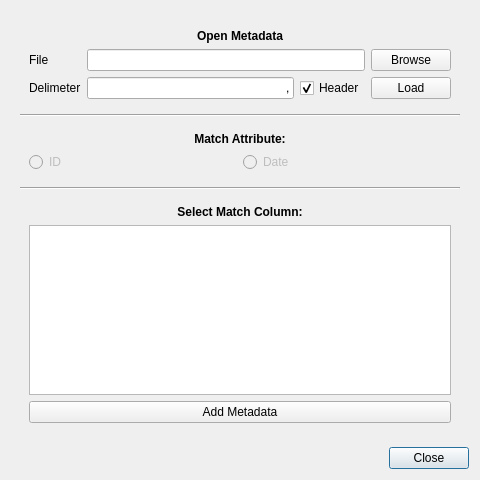
<?xml version="1.0" encoding="UTF-8"?>
<ui version="4.0">
 <class>AttachMd</class>
 <widget class="QDialog" name="AttachMd">
  <property name="geometry">
   <rect>
    <x>0</x>
    <y>0</y>
    <width>480</width>
    <height>480</height>
   </rect>
  </property>
  <property name="windowTitle">
   <string>Plot Symbology - Attach Metadata</string>
  </property>
  <layout class="QGridLayout" name="gridLayout">
   <item row="2" column="0">
    <widget class="QDialogButtonBox" name="button_box">
     <property name="orientation">
      <enum>Qt::Horizontal</enum>
     </property>
     <property name="standardButtons">
      <set>QDialogButtonBox::Close</set>
     </property>
    </widget>
   </item>
   <item row="0" column="0">
    <widget class="QWidget" name="widget" native="true">
     <layout class="QGridLayout" name="gridLayout_3">
      <item row="2" column="0">
       <widget class="QWidget" name="widget_4" native="true">
        <property name="maximumSize">
         <size>
          <width>16777215</width>
          <height>75</height>
         </size>
        </property>
        <layout class="QGridLayout" name="gridLayout_4">
         <item row="1" column="1">
          <widget class="QRadioButton" name="rad_date">
           <property name="enabled">
            <bool>false</bool>
           </property>
           <property name="text">
            <string>Date</string>
           </property>
          </widget>
         </item>
         <item row="1" column="0">
          <widget class="QRadioButton" name="rad_ID">
           <property name="enabled">
            <bool>false</bool>
           </property>
           <property name="text">
            <string>ID</string>
           </property>
          </widget>
         </item>
         <item row="0" column="0" colspan="2">
          <widget class="QLabel" name="label_4">
           <property name="text">
            <string>&lt;html&gt;&lt;head/&gt;&lt;body&gt;&lt;p align=&quot;center&quot;&gt;&lt;span style=&quot; font-weight:600;&quot;&gt;Match Attribute:&lt;/span&gt;&lt;/p&gt;&lt;/body&gt;&lt;/html&gt;</string>
           </property>
          </widget>
         </item>
        </layout>
       </widget>
      </item>
      <item row="4" column="0">
       <widget class="QWidget" name="widget_3" native="true">
        <layout class="QGridLayout" name="gridLayout_5">
         <item row="1" column="0">
          <widget class="QTableWidget" name="table_metadata"/>
         </item>
         <item row="0" column="0">
          <widget class="QLabel" name="label_5">
           <property name="text">
            <string>&lt;html&gt;&lt;head/&gt;&lt;body&gt;&lt;p align=&quot;center&quot;&gt;&lt;span style=&quot; font-weight:600;&quot;&gt;Select Match Column:&lt;/span&gt;&lt;/p&gt;&lt;/body&gt;&lt;/html&gt;</string>
           </property>
          </widget>
         </item>
         <item row="2" column="0">
          <widget class="QPushButton" name="but_add_metadata">
           <property name="text">
            <string>Add Metadata</string>
           </property>
          </widget>
         </item>
        </layout>
        <zorder>label_5</zorder>
        <zorder>table_metadata</zorder>
        <zorder>but_add_metadata</zorder>
       </widget>
      </item>
      <item row="1" column="0">
       <widget class="Line" name="line">
        <property name="orientation">
         <enum>Qt::Horizontal</enum>
        </property>
       </widget>
      </item>
      <item row="0" column="0">
       <widget class="QWidget" name="widget_2" native="true">
        <property name="maximumSize">
         <size>
          <width>16777215</width>
          <height>100</height>
         </size>
        </property>
        <layout class="QGridLayout" name="gridLayout_2">
         <item row="2" column="1">
          <widget class="QLineEdit" name="edit_delim">
           <property name="text">
            <string>,</string>
           </property>
           <property name="alignment">
            <set>Qt::AlignRight|Qt::AlignTrailing|Qt::AlignVCenter</set>
           </property>
          </widget>
         </item>
         <item row="2" column="0">
          <widget class="QLabel" name="label_3">
           <property name="text">
            <string>Delimeter</string>
           </property>
          </widget>
         </item>
         <item row="2" column="2">
          <widget class="QCheckBox" name="cbox_header">
           <property name="text">
            <string>Header</string>
           </property>
           <property name="checked">
            <bool>true</bool>
           </property>
          </widget>
         </item>
         <item row="1" column="0">
          <widget class="QLabel" name="label_2">
           <property name="text">
            <string>File</string>
           </property>
          </widget>
         </item>
         <item row="1" column="1" colspan="2">
          <widget class="QLineEdit" name="edit_metadata"/>
         </item>
         <item row="2" column="3">
          <widget class="QPushButton" name="but_load">
           <property name="text">
            <string>Load</string>
           </property>
          </widget>
         </item>
         <item row="1" column="3">
          <widget class="QPushButton" name="but_browse">
           <property name="text">
            <string>Browse</string>
           </property>
          </widget>
         </item>
         <item row="0" column="0" colspan="4">
          <widget class="QLabel" name="label">
           <property name="maximumSize">
            <size>
             <width>16777215</width>
             <height>30</height>
            </size>
           </property>
           <property name="text">
            <string>&lt;html&gt;&lt;head/&gt;&lt;body&gt;&lt;p align=&quot;center&quot;&gt;&lt;span style=&quot; font-weight:600;&quot;&gt;Open Metadata&lt;/span&gt;&lt;/p&gt;&lt;/body&gt;&lt;/html&gt;</string>
           </property>
          </widget>
         </item>
        </layout>
       </widget>
      </item>
      <item row="3" column="0">
       <widget class="Line" name="line_2">
        <property name="orientation">
         <enum>Qt::Horizontal</enum>
        </property>
       </widget>
      </item>
     </layout>
    </widget>
   </item>
  </layout>
 </widget>
 <resources/>
 <connections>
  <connection>
   <sender>button_box</sender>
   <signal>accepted()</signal>
   <receiver>AttachMd</receiver>
   <slot>accept()</slot>
   <hints>
    <hint type="sourcelabel">
     <x>248</x>
     <y>254</y>
    </hint>
    <hint type="destinationlabel">
     <x>157</x>
     <y>274</y>
    </hint>
   </hints>
  </connection>
  <connection>
   <sender>button_box</sender>
   <signal>rejected()</signal>
   <receiver>AttachMd</receiver>
   <slot>reject()</slot>
   <hints>
    <hint type="sourcelabel">
     <x>316</x>
     <y>260</y>
    </hint>
    <hint type="destinationlabel">
     <x>286</x>
     <y>274</y>
    </hint>
   </hints>
  </connection>
 </connections>
</ui>
